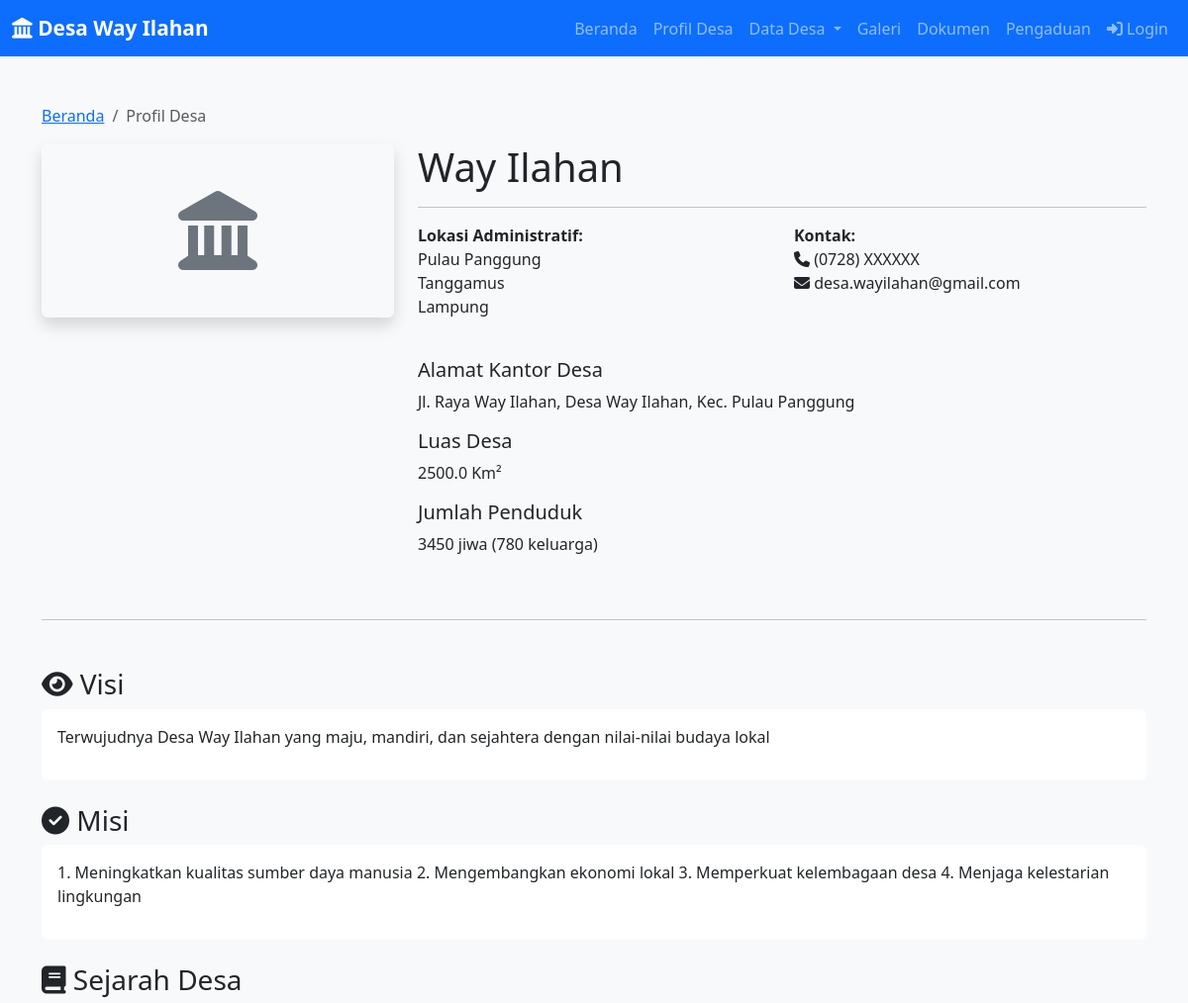
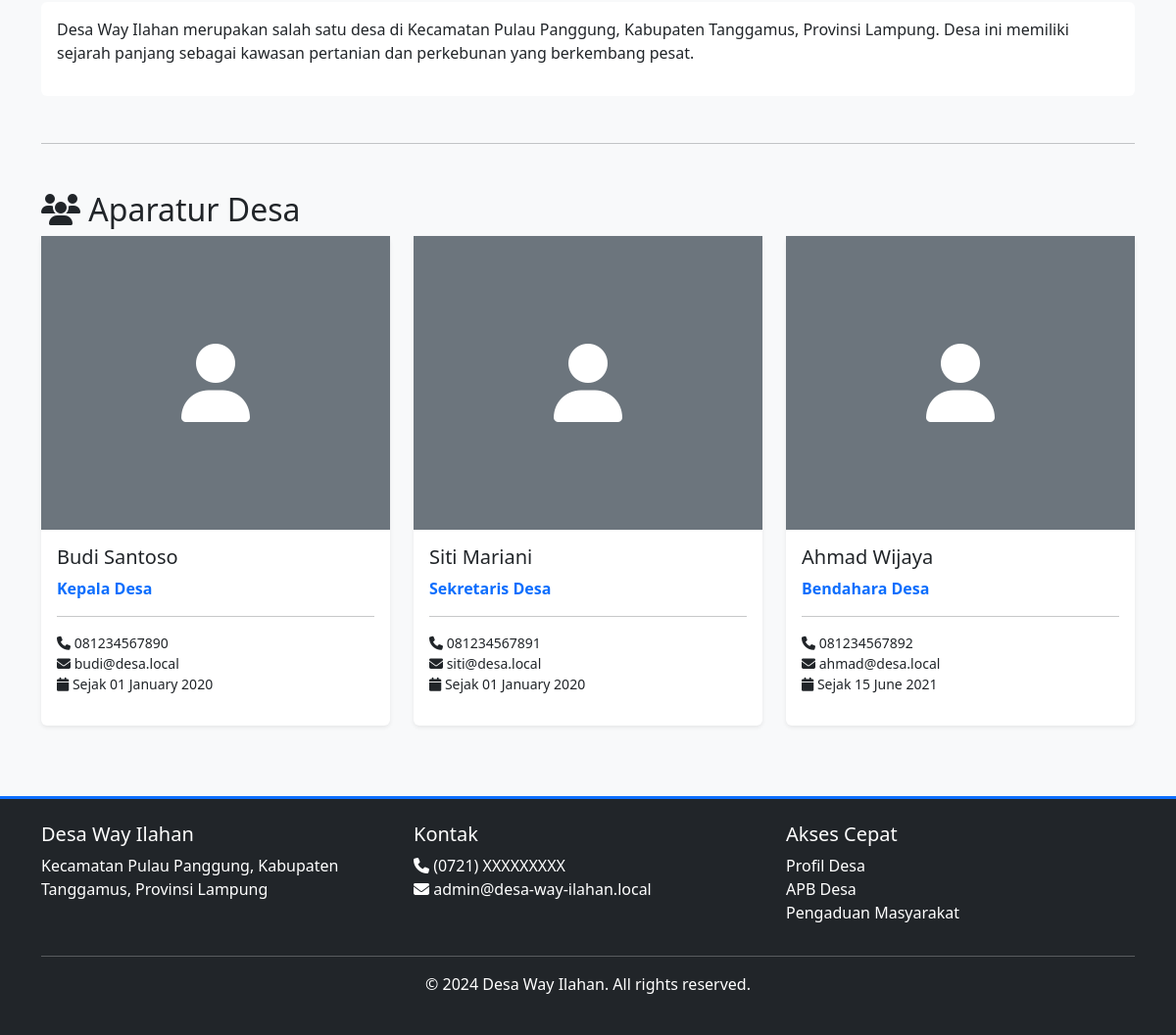
Before: /profil-desa with the older database file (2 pictures, top to bottom).
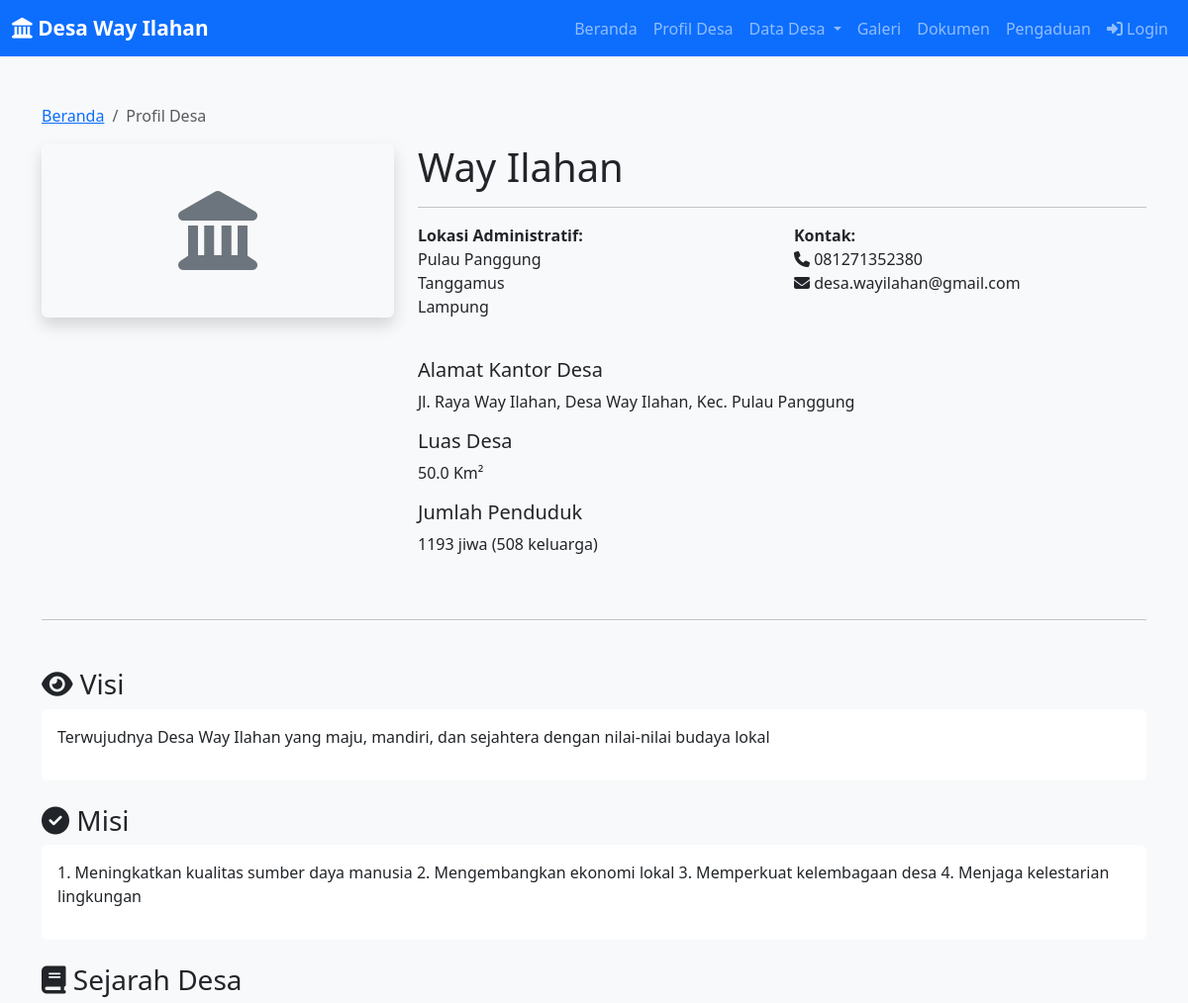
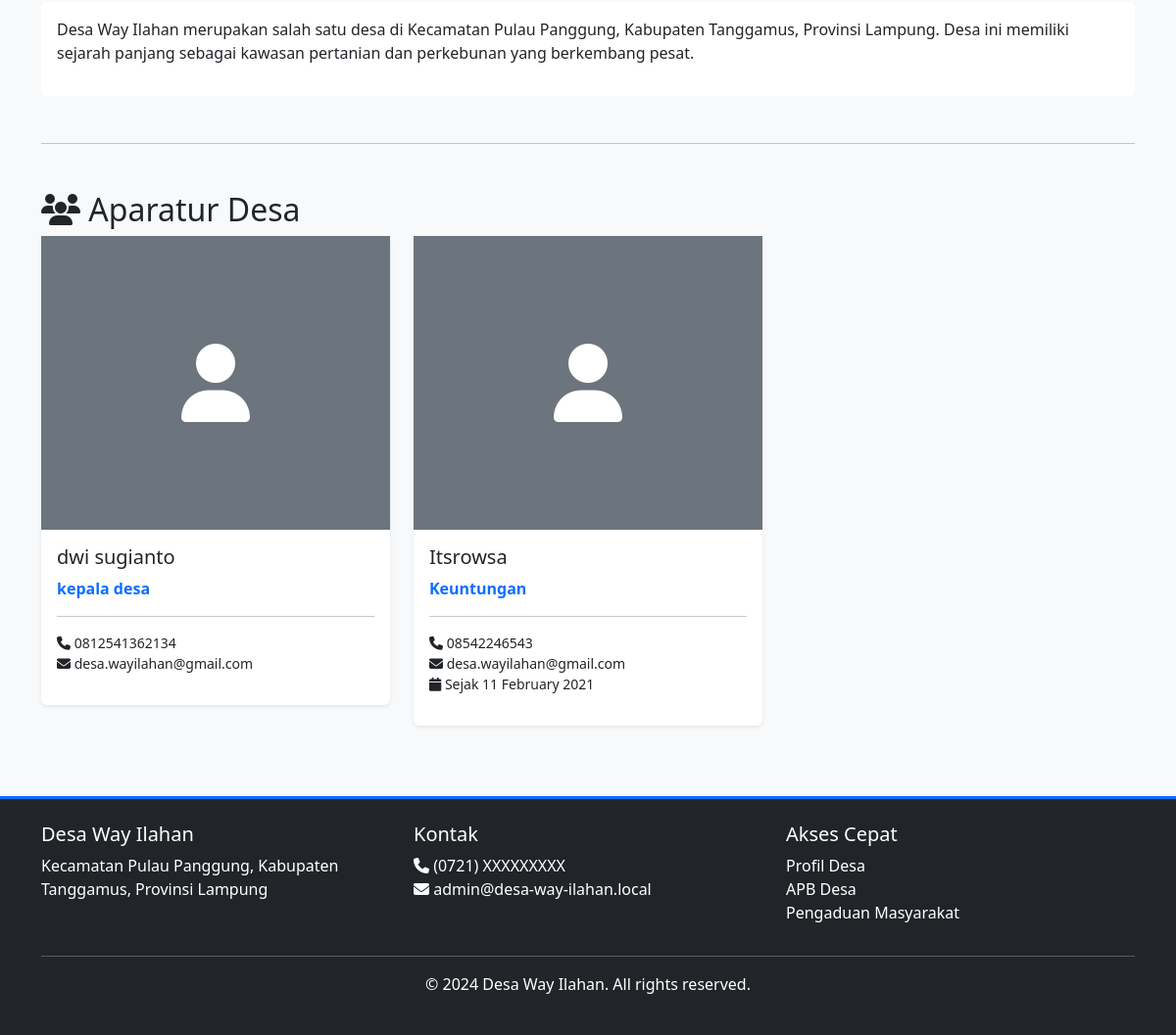
After: the same page with the newer database file (2 pictures, top to bottom).
### app/models.py (models this page shows, shortened)
class ProfilDesa(db.Model):
    id = db.Column(db.Integer, primary_key=True)
    nama_desa = db.Column(db.String(120), nullable=False)
    kecamatan = db.Column(db.String(100), nullable=False)
    kabupaten = db.Column(db.String(100), nullable=False)
    provinsi = db.Column(db.String(100), nullable=False)
    luas_desa = db.Column(db.Float)
    jumlah_penduduk = db.Column(db.Integer)
    juml_keluarga = db.Column(db.Integer)
    visi = db.Column(db.Text)
    misi = db.Column(db.Text)
    sejarah_desa = db.Column(db.Text)
    logo = db.Column(db.String(255))
    kontak_kantor = db.Column(db.String(20))
    email_desa = db.Column(db.String(120))
    alamat_kantor = db.Column(db.Text)
    diupdate_pada = db.Column(db.DateTime, default=datetime.utcnow, onupdate=datetime.utcnow)

class AparaturDesa(db.Model):
    id = db.Column(db.Integer, primary_key=True)
    nama = db.Column(db.String(120), nullable=False)
    jabatan = db.Column(db.String(100), nullable=False)
    nomor_identitas = db.Column(db.String(50))
    alamat = db.Column(db.Text)
    nomor_hp = db.Column(db.String(20))
    email = db.Column(db.String(120))
    foto = db.Column(db.String(255))
    tanggal_mulai_jabatan = db.Column(db.Date)
    keterangan = db.Column(db.Text)

### app/routes.py (the view)
@public_bp.route('/profil-desa')
def profil_desa():
    profil = ProfilDesa.query.first()
    aparatur = AparaturDesa.query.all()
    return render_template('public/profil_desa.html', profil=profil, aparatur=aparatur)

### app/templates/public/profil_desa.html (shortened to what this page needs)
{% extends "base.html" %}
{% block content %}
<div class="container my-5">
    <nav aria-label="breadcrumb">
        <ol class="breadcrumb">
            <li class="breadcrumb-item"><a href="{{ url_for('public.index') }}">Beranda</a></li>
            <li class="breadcrumb-item active">Profil Desa</li>
        </ol>
    </nav>
    {% if profil %}
    <div class="row">
        <div class="col-md-4">
            {% if profil.logo %}
                <img src="{{ url_for('static', filename='uploads/' + profil.logo) }}" class="img-fluid rounded shadow" alt="Logo Desa">
            {% else %}
                <div class="bg-light p-5 rounded text-center shadow">
                    <i class="fas fa-landmark fa-5x text-secondary"></i>
                </div>
            {% endif %}
        </div>
        <div class="col-md-8">
            <h1>{{ profil.nama_desa }}</h1>
            <hr>
            <div class="row mb-4">
                <div class="col-md-6">
                    <strong>Lokasi Administratif:</strong>
                    <p>{{ profil.kecamatan }}<br>{{ profil.kabupaten }}<br>{{ profil.provinsi }}</p>
                </div>
                <div class="col-md-6">
                    <strong>Kontak:</strong>
                    <p>
                        <i class="fas fa-phone"></i> {{ profil.kontak_kantor or 'Tidak ada' }}<br>
                        <i class="fas fa-envelope"></i> {{ profil.email_desa or 'Tidak ada' }}
                    </p>
                </div>
            </div>
            <h5>Alamat Kantor Desa</h5>
            <p>{{ profil.alamat_kantor or 'Belum ada data' }}</p>
            <h5>Luas Desa</h5>
            <p>{{ profil.luas_desa or 'Belum ada data' }} Km²</p>
            <h5>Jumlah Penduduk</h5>
            <p>{{ profil.jumlah_penduduk or 'Belum ada data' }} jiwa ({{ profil.juml_keluarga or 'Belum ada data' }} keluarga)</p>
        </div>
    </div>
    <hr class="my-5">
    <h3><i class="fas fa-eye"></i> Visi</h3>
    <div class="card mb-4">
        <div class="card-body">
            <p>{{ profil.visi or 'Belum ada data visi' }}</p>
        </div>
    </div>
    <h3><i class="fas fa-check-circle"></i> Misi</h3>
    <div class="card mb-4">
        <div class="card-body">
            <p>{{ profil.misi or 'Belum ada data misi' }}</p>
        </div>
    </div>
    <h3><i class="fas fa-book"></i> Sejarah Desa</h3>
    <div class="card mb-4">
        <div class="card-body">
            <p>{{ profil.sejarah_desa or 'Belum ada data sejarah' }}</p>
        </div>
    </div>
    {% else %}
    <div class="alert alert-info">Data profil desa belum tersedia. Silakan hubungi administrator.</div>
    {% endif %}
    <hr class="my-5">
    <h2><i class="fas fa-users"></i> Aparatur Desa</h2>
    {% if aparatur %}
    <div class="row">
        {% for aparat in aparatur %}
        <div class="col-md-6 col-lg-4 mb-4">
            <div class="card shadow-sm">
                {% if aparat.foto %}
                <img src="{{ url_for('static', filename='uploads/' + aparat.foto) }}" class="card-img-top" alt="{{ aparat.nama }}" style="height: 300px; object-fit: cover;">
                {% else %}
                <div class="bg-secondary text-white p-5 text-center" style="height: 300px; display: flex; align-items: center; justify-content: center;">
                    <i class="fas fa-user fa-5x"></i>
                </div>
                {% endif %}
                <div class="card-body">
                    <h5 class="card-title">{{ aparat.nama }}</h5>
                    <p class="card-text text-primary"><strong>{{ aparat.jabatan }}</strong></p>
                    <hr>
                    <p class="small">
                        {% if aparat.nomor_hp %}
                        <i class="fas fa-phone"></i> {{ aparat.nomor_hp }}<br>
                        {% endif %}
                        {% if aparat.email %}
                        <i class="fas fa-envelope"></i> {{ aparat.email }}<br>
                        {% endif %}
                        {% if aparat.tanggal_mulai_jabatan %}
                        <i class="fas fa-calendar"></i> Sejak {{ aparat.tanggal_mulai_jabatan.strftime('%d %B %Y') }}
                        {% endif %}
                    </p>
                </div>
            </div>
        </div>
        {% endfor %}
    </div>
    {% else %}
    <div class="alert alert-info">Belum ada data aparatur desa</div>
    {% endif %}
</div>
{% endblock %}

### app/templates/base.html (shortened to what this page needs)
<!DOCTYPE html>
<html lang="id">
<head>
    <link href="https://cdn.jsdelivr.net/npm/bootstrap@5.3.0/dist/css/bootstrap.min.css" rel="stylesheet">
    <link rel="stylesheet" href="https://cdnjs.cloudflare.com/ajax/libs/font-awesome/6.4.0/css/all.min.css">
    <link rel="stylesheet" href="{{ url_for('static', filename='css/style.css') }}">
</head>
<body>
    <nav class="navbar navbar-expand-lg navbar-dark bg-primary sticky-top">
        <div class="container-fluid">
            <a class="navbar-brand" href="{{ url_for('public.index') }}">
                <i class="fas fa-landmark"></i> <strong>Desa Way Ilahan</strong>
            </a>
            <div class="collapse navbar-collapse" id="navbarNav">
                <ul class="navbar-nav ms-auto">
                    <li class="nav-item">
                        <a class="nav-link" href="{{ url_for('public.index') }}">Beranda</a>
                    </li>
                    <li class="nav-item">
                        <a class="nav-link" href="{{ url_for('public.profil_desa') }}">Profil Desa</a>
                    </li>
                    <li class="nav-item dropdown">
                        <a class="nav-link dropdown-toggle" href="#" id="dataDropdown" role="button" data-bs-toggle="dropdown">
                            Data Desa
                        </a>
                    </li>
                    <li class="nav-item">
                        <a class="nav-link" href="{{ url_for('public.galeri') }}">Galeri</a>
                    </li>
                    <li class="nav-item">
                        <a class="nav-link" href="{{ url_for('public.dokumen_publik') }}">Dokumen</a>
                    </li>
                    <li class="nav-item">
                        <a class="nav-link" href="{{ url_for('public.pengaduan') }}">Pengaduan</a>
                    </li>
                    {% if current_user.is_authenticated %}
                    <li class="nav-item dropdown">
                        <a class="nav-link dropdown-toggle" href="#" id="adminDropdown" role="button" data-bs-toggle="dropdown">
                            <i class="fas fa-user-shield"></i> Admin
                        </a>
                        <ul class="dropdown-menu" aria-labelledby="adminDropdown">
                            <li><a class="dropdown-item" href="{{ url_for('admin.dashboard') }}">Dashboard</a></li>
                            <li><a class="dropdown-item" href="{{ url_for('admin.pengaturan_akun') }}">Pengaturan Akun</a></li>
                            <li><hr class="dropdown-divider"></li>
                            <li><a class="dropdown-item" href="{{ url_for('auth.logout') }}">Logout</a></li>
                        </ul>
                    </li>
                    {% else %}
                    <li class="nav-item">
                        <a class="nav-link" href="{{ url_for('auth.login') }}"><i class="fas fa-sign-in-alt"></i> Login</a>
                    </li>
                    {% endif %}
                </ul>
            </div>
        </div>
    </nav>
    {% block content %}{% endblock %}
    <footer class="bg-dark text-white mt-5 py-4">
        <div class="container">
            <div class="row">
                <div class="col-md-4">
                    <h5>Desa Way Ilahan</h5>
                    <p>Kecamatan Pulau Panggung, Kabupaten Tanggamus, Provinsi Lampung</p>
                </div>
                <div class="col-md-4">
                    <h5>Kontak</h5>
                    <p>
                        <i class="fas fa-phone"></i> (0721) XXXXXXXXX<br>
                        <i class="fas fa-envelope"></i> admin@desa-way-ilahan.local
                    </p>
                </div>
                <div class="col-md-4">
                    <h5>Akses Cepat</h5>
                    <ul class="list-unstyled">
                        <li><a href="{{ url_for('public.profil_desa') }}" class="text-decoration-none text-white">Profil Desa</a></li>
                        <li><a href="{{ url_for('public.apb_desa') }}" class="text-decoration-none text-white">APB Desa</a></li>
                        <li><a href="{{ url_for('public.pengaduan') }}" class="text-decoration-none text-white">Pengaduan Masyarakat</a></li>
                    </ul>
                </div>
            </div>
            <hr>
            <div class="text-center">
                <p>&copy; 2024 Desa Way Ilahan. All rights reserved.</p>
            </div>
        </div>
    </footer>
</body>
</html>

### app/static/css/style.css (style rules this page uses)
:root { --primary-color: #0d6efd; --secondary-color: #6c757d; --success-color: #198754; --danger-color: #dc3545; --warning-color: #ffc107; --info-color: #0dcaf0; }
* { scroll-behavior: smooth; }
body { font-family: 'Segoe UI', Tahoma, Geneva, Verdana, sans-serif; background-color: #f8f9fa; }
.navbar-brand { font-size: 1.3rem; font-weight: bold; }
.card { border: none; transition: transform 0.3s ease, box-shadow 0.3s ease; }
footer { margin-top: auto; border-top: 3px solid #0d6efd; }
.breadcrumb { background-color: transparent; }
.text-primary { color: var(--primary-color) !important; }

Changed rows visible on the page:
removed AparaturDesa: nama "Budi Santoso", jabatan "Kepala Desa", nomor_hp "081234567890", email "budi@desa.local", tanggal_mulai_jabatan "01 January 2020"
removed AparaturDesa: nama "Siti Mariani", jabatan "Sekretaris Desa", nomor_hp "081234567891", email "siti@desa.local", tanggal_mulai_jabatan "01 January 2020"
removed AparaturDesa: nama "Ahmad Wijaya", jabatan "Bendahara Desa", nomor_hp "081234567892", email "ahmad@desa.local", tanggal_mulai_jabatan "15 June 2021"
changed ProfilDesa "Way Ilahan": kontak_kantor "(0728) XXXXXX" → "081271352380"; luas_desa "2500.0" → "50.0"; jumlah_penduduk "3450" → "1193"; juml_keluarga "780" → "508"
added AparaturDesa: nama "dwi sugianto", jabatan "kepala desa", nomor_hp "0812541362134", email "desa.wayilahan@gmail.com"
added AparaturDesa: nama "Itsrowsa", jabatan "Keuntungan", nomor_hp "08542246543", email "desa.wayilahan@gmail.com", tanggal_mulai_jabatan "11 February 2021"
